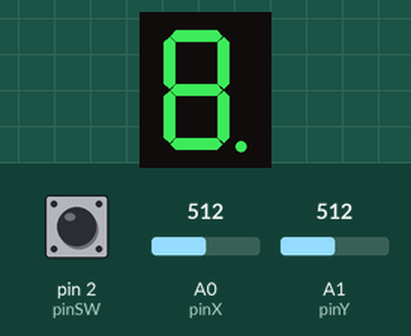
This sketch was run on a simulated Arduino Uno, built with avr-gcc and run on an emulated ATmega328P. On the bench: 1-digit seven-segment display. Wiring (inferred from the names in the program): 1-digit 7-segment display, segments lit when LOW: segments pin 10, pin 9, pin 8, pin 7, pin 6, pin 5, pin 4, pin 11. The test bench sets the inputs (shaded band); at power-on: A1 (pinY) = 512, A0 (pinX) = 512, pin 2 (pinSW) HIGH. The segment pins are drawn as the display they are named for; what the sketch prints to the serial monitor is not drawn.

Above: at 1.2 s.
1.3 s: A1 (pinY) set to 710
At 1.9 s:
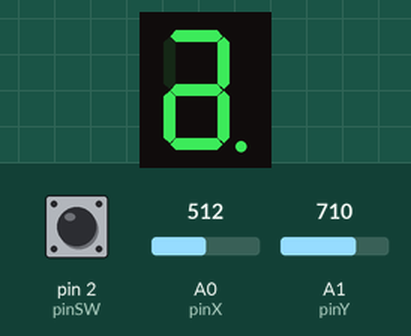
4.3 s: A0 (pinX) set to 290
At 4.9 s:
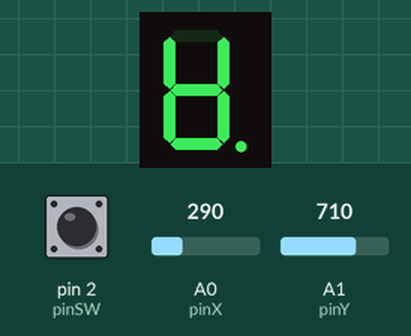
7.3 s: pin 2 (pinSW) pulled LOW for 0.15 s
Timing chart, 0 to 7.8 s (numbered marks = the images above; inputs shaded):
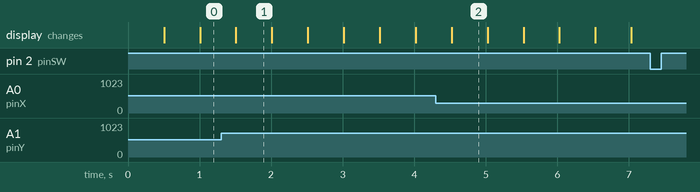

Measured:
- after the input at 1.3 s, the display: changes after 0.21 s (image 1)
- after the input at 4.3 s, the display: changes after 0.22 s (image 2)
- what the display in image 1 shows lasts 0.5 s, from 1.5 s to 2.0 s

The sketch:

joystick.ino
```cpp
const int pinSW = 2;
const int pinX = A0;
const int pinY = A1;

const int pinA = 4;
const int pinB = 5;
const int pinC = 6;
const int pinD = 7;
const int pinE = 8;
const int pinF = 9;
const int pinG = 10;
const int pinDP = 11;

byte programState = 1;
int currentSeg = 0;

const int segSize = 8;
const int noOfCooridnates = 4;

bool commonAnode = false;
byte state = HIGH;
byte dpState = LOW;

int reading;
byte swState = LOW;
byte lastReadState = HIGH;

unsigned long lastDebounceTime = 0;
unsigned long lastDebounceTimeX = 0;
unsigned long lastDebounceTimeY = 0;
unsigned int debounceDelay = 50;

int xValue = 0;
int yValue = 0;
int lastXValue = 512;
int lastYValue = 512;
bool joyMovedX = false;
bool joyMovedY = false;
int digit = 0;
int minThreshold = 300;
int maxThreshold = 700;

long lastBlink = 0;
int blinkInterval = 500;
byte segState = LOW;

long pressStart = 0;
int longPressTime = 1000;
bool justReseted = 0;


int segments[segSize] = {
  pinA, pinB, pinC, pinD, pinE, pinF, pinG, pinDP
};

byte litSegments[segSize] = {0, 0, 0, 0, 0, 0, 0, 0};

const unsigned int neighbours[segSize][noOfCooridnates] = {
// U  D  L  R
  {0, 6, 5, 1},   // a
  {0, 6, 5, 1},   // b
  {6, 3, 4, 7},   // c
  {6, 3, 4, 2},   // d
  {6, 3, 4, 2},   // e
  {0, 6, 5, 1},   // f
  {0, 3, 6, 6},   // g
  {7, 7, 2, 7}    // DP
};
const int up = 0;
const int down = 1;
const int left = 2;
const int right = 3;

void setup() {
  for (int i = 0; i < segSize; ++i){
    pinMode(segments[i], OUTPUT);
  }
  pinMode(pinSW, INPUT_PULLUP);

  if (commonAnode == true){
    state = !state;
  }

  Serial.begin(9600);
}

void loop() {
  xValue = analogRead(pinX);
  yValue = analogRead(pinY);
  reading = digitalRead(pinSW);
  Serial.println(programState);

  if (programState == 1) {
    state1();
  }
  else {
    state2();
  }
}

void blink() {
  if(millis() - lastBlink > blinkInterval) {
    segState = !segState;
    digitalWrite(segments[currentSeg], segState);
    lastBlink = millis();
  }
}

void changeSegment() {

  if (xValue != lastXValue) {
    lastDebounceTimeX = millis();
  }
  if (millis() - lastDebounceTimeX > debounceDelay) {
    if (xValue > maxThreshold && joyMovedX == false) {
    digitalWrite(segments[currentSeg], litSegments[currentSeg]);
    currentSeg = neighbours[currentSeg][up];
    joyMovedX = true;
    }
    if (xValue < minThreshold && joyMovedX == false) {
      digitalWrite(segments[currentSeg], litSegments[currentSeg]);
      currentSeg = neighbours[currentSeg][down];
      joyMovedX = true;
    }
    if (xValue > minThreshold && xValue < maxThreshold) {
      joyMovedX = false;
    }
  }

  lastXValue = xValue;

  if (yValue != lastYValue) {
    lastDebounceTimeY = millis();
  }
  if (millis() - lastDebounceTimeY > debounceDelay) {
    if (yValue > maxThreshold && joyMovedY == false) {
      digitalWrite(segments[currentSeg], litSegments[currentSeg]);
      currentSeg = neighbours[currentSeg][right];
      joyMovedY = true;
    }

    if (yValue < minThreshold && joyMovedY == false) {
      digitalWrite(segments[currentSeg], litSegments[currentSeg]);
      currentSeg = neighbours[currentSeg][left];
      joyMovedY = true;
    }

    if (yValue > minThreshold && yValue < maxThreshold) {
      joyMovedY = false;
    }
  }

  lastYValue = yValue;
}

void state1() {
  blink();

  if (reading != lastReadState) {
    if (reading == 0){
      lastDebounceTime = millis();
      pressStart = millis();
    }
    else {
      if (millis() - pressStart < longPressTime && justReseted == 0 && millis() - lastDebounceTime > debounceDelay) {
        litSegments[currentSeg] = segState;
        pressStart = 0;
        programState = !programState;
      }
      justReseted = 0;
    }
  }

  if (reading == 0 && millis() - pressStart >= longPressTime && pressStart > 0) {
    for (int i = 0; i < segSize; ++i){
      litSegments[i] = LOW;
      digitalWrite(segments[i], LOW);
    }
    currentSeg = 7;
    pressStart = 0;
    reading = 1;
    justReseted = 1;
  }

  lastReadState = reading;

  changeSegment();
}

void state2() {
  digitalWrite(segments[currentSeg], litSegments[currentSeg]);

  if (reading != lastReadState) {
    lastDebounceTime = millis();
  }

  if (millis() - lastDebounceTime > debounceDelay) {
    if (reading != swState) {
      swState = reading;

      if (swState == LOW) {
        programState = !programState;
      }
    }
  }

  lastReadState = reading;

  if (xValue != lastXValue) {
    lastDebounceTimeX = millis();
  }
  if (millis() - lastDebounceTimeX > debounceDelay) {
    if (xValue > maxThreshold && joyMovedX == false) {
      litSegments[currentSeg] = !litSegments[currentSeg];
      joyMovedX = true;
    }

    if (xValue < minThreshold && joyMovedX == false) {
      litSegments[currentSeg] = !litSegments[currentSeg];
      joyMovedX = true;
    }

    if (xValue > minThreshold && xValue < maxThreshold) {
      joyMovedX = false;
    }
  }
  lastXValue = xValue;
}
```
